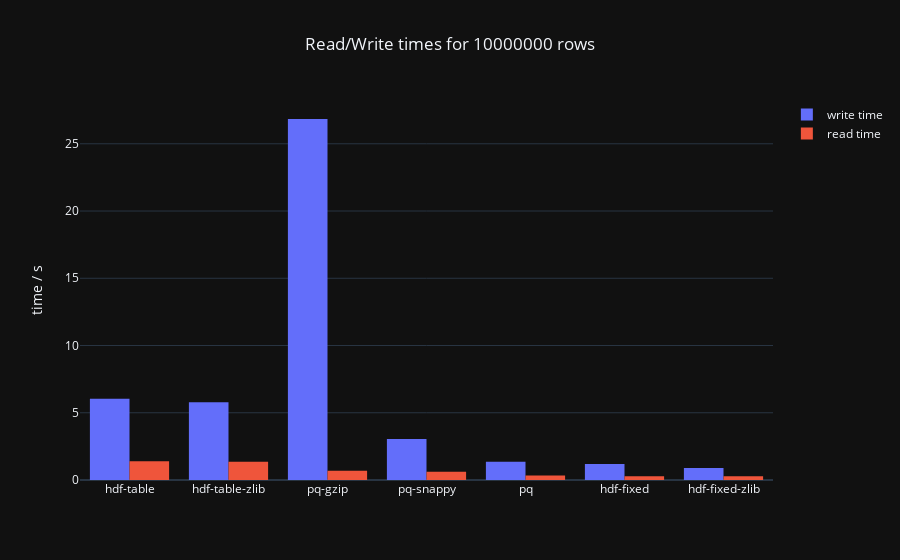

Notebook code for this chart:
### Code cell
data = [
    go.Bar(
        x=results['format'],
        y=results['write_s'],
        name='write time'
    ),
    go.Bar(
        x=results['format'],
        y=results['read_s'],
        name='read time'   
    ),
]

layout = go.Layout(
    title=f'Read/Write times for {len(test_df)} rows',
    yaxis = dict(
        title='time / s',
        hoverformat='.1f'
    ),
    template='plotly_dark'
)

fig = go.Figure(data=data, layout=layout)

py.iplot(fig)

### Figure 1 — Plotly figure (JSON) as saved in the notebook; plotly's stock layout.template omitted (floating-point values rounded to 4 significant figures)
{"data": [{"name": "write time", "type": "bar", "uid": "ec2b4a17-2892-4bad-b4fb-d38f533c0834", "x": ["hdf-table", "hdf-table-zlib", "pq-gzip", "pq-snappy", "pq", "hdf-fixed", "hdf-fixed-zlib"], "y": [6.034, 5.773, 26.84, 3.054, 1.348, 1.181, 0.8921]}, {"name": "read time", "type": "bar", "uid": "90dd0c57-78b9-4d06-8a09-fa8659de9680", "x": ["hdf-table", "hdf-table-zlib", "pq-gzip", "pq-snappy", "pq", "hdf-fixed", "hdf-fixed-zlib"], "y": [1.399, 1.353, 0.6933, 0.609, 0.3405, 0.2779, 0.2763]}], "layout": {"autosize": true, "title": "Read/Write times for 10000000 rows", "xaxis": {"autorange": true, "range": [-0.5, 6.5], "type": "category"}, "yaxis": {"autorange": true, "hoverformat": ".1f", "range": [0, 28.26], "title": "time / s", "type": "linear"}}}
